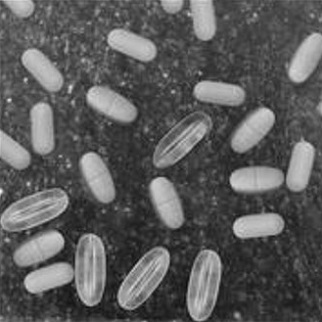
%> input picture Task3_Segmentation/MatlabFile/Hasil/Picture1.jpg, 322 x 322 px
$ octave A3.m   (GNU Octave 9; MATLAB toolbox functions it lacks are replaced by stand-ins)
%> lines starting %> are read from the running program, lines starting %| are printed output that depends on the picture; in (x1, y1, x2, y2) boxes, pixels count from 0 and x2, y2 are one past the last pixel; in counts of white or black regions, pixels touching at a corner belong together; the program's own positions count from 1
### Task3_Segmentation/MatlabFile/img_morph.m
% Image Morphologycal Operation
% By: Susaf N.A
% Computer Vision Class
% March 2020 MTI UGM

function [out_img] = img_morph(imgBW, morph_sequence, morp_val)
%imageRestoration function: generating restored image using median filter
%  -Usage-
%	[out_img]: imageMorphology(imgBW, morph_sequence,morp_valn)
%
%  -Inputs-
%	 imgBW: original binary image
%    morph_sequence: morphology methods sequence (1:erode, 2:dilate, 3:Open, 4:Close,
%    5: Erode-S)
%    morp_val: filter size
%
%  -Outputs-
%    out_img: processed image
%Author: Susaf Noor Azhar, University of Gadjah Mada

[C, R] = size(morph_sequence); %calculate the task size

spC = 2; %subplot column
spR = R; %subplot row

imgProc = imgBW;
figure();

for i=1:R

    ms = morph_sequence(i); %assign the task
    mv = morp_val(i); %asign the value
    se1 = strel('disk', mv); %create the filter
    imgprev = imgProc; %previous image

    if ms == 1 %erode
        imgProc = imerode(imgProc,se1);
        t = ['erode ', num2str(mv), 'x', num2str(mv)];
    elseif ms == 2 %dilate
        imgProc = imdilate(imgProc,se1);
        t = ['dilate ', num2str(mv), 'x', num2str(mv)];
    elseif ms == 3 %open
        imgProc = imopen(imgProc,se1);
        t = ['open ', num2str(mv), 'x', num2str(mv)];
    elseif ms == 4 %close
        imgProc = imclose(imgProc,se1);
        t = ['close ', num2str(mv), 'x', num2str(mv)];
    elseif ms == 5 %erode Special
        % erode by val
        se1 = strel('disk', mv);
        P1 = imerode(imgProc,se1);
        P1_diff = imgProc~= P1;

        % erode the difference by 1x1
        se1 = strel('disk', 1);
        P2 = imerode(P1_diff,se1);
        % dilate the P1 by 1x1
        P3 = imdilate(P1,se1);
        imgProc = P2 | P3;

        t = ['Erode-S ', num2str(mv), 'x', num2str(mv)];
    end

    imgDiff = imgprev ~= imgProc; %difference with previous image

    subplot(spC,spR,i);imshow(imgProc);title(t);
    subplot(spC,spR,i+R);imshow(imgDiff);title('diff');
end
out_img = imgProc;
end

### Task3_Segmentation/MatlabFile/A3.m
% Image Segmentation
% By: Susaf N.A
% Computer Vision Class
% March 2020 MTI UGM

%% Inizialization and data acquisition
clc; %clearing command window
clear all; close all;  %clear all variable and close all window
fontSize = 24; %label font size

% load image name with the extention type
filename = 'Picture1.jpg';

% Read image
imgOri = imread(filename);
%> imgOri is the input picture: size 322x322x3 uint8; min 11, max 248, mean 91.2
imgCrop1 = imread('crop1.png');
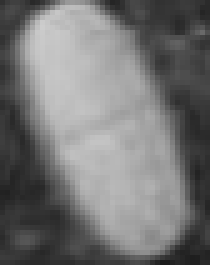
%> input picture Task3_Segmentation/MatlabFile/crop1.png, 42 x 53 px (shown 5 times larger)
%> imgCrop1 is the input picture: size 53x42x3 uint8; min 27, max 205, mean 116.7
imgCrop2 = imread('crop2.png');
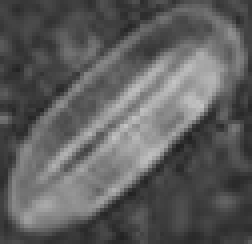
%> input picture Task3_Segmentation/MatlabFile/crop2.png, 63 x 61 px (shown 4 times larger)
%> imgCrop2 is the input picture: size 61x63x3 uint8; min 33, max 195, mean 93.6
I = imgOri(:,:,1);

% Convert to double
dRGB_Ori = im2double(imgOri);
dRC_Ori = dRGB_Ori(:,:,1); %double Red Channel - Original value
dGC_Ori = dRGB_Ori(:,:,2); %double Green Channel - Original value
dBC_Ori = dRGB_Ori(:,:,3); %double Blue Channel - Original value

%% Histogram Analisis

[counts1,x1] = imhist(imgOri,16);
%> counts1 = [0; 618; 22479; 65964; 72687; 46800; 19611; 11298; 11337; 15048; 22434; 20427; 2310; 30; 6; 3]; x1 = [0; 17; 34; 51; 68; 85; 102; 119; 136; 153; 170; 187; 204; 221; 238; 255]
[counts2,x2] = imhist(imgCrop1,16);
%> counts2 = [0; 0; 249; 1347; 945; 435; 252; 237; 318; 618; 1149; 978; 150; 0; 0; 0]; x2 has the same summary as x1
[counts3,x3] = imhist(imgCrop2,16);
%> counts3 = [0; 0; 129; 2151; 3084; 1374; 1080; 1092; 1005; 828; 585; 201; 0; 0; 0; 0]; x3 has the same summary as x1

subplot(2,3,1);stem(x1,counts1,'LineWidth',4);title('Histogram of Whole Image', 'FontSize', fontSize);
subplot(2,3,2);stem(x2,counts2,'LineWidth',4);title('Histogram of Tablet Image', 'FontSize', fontSize);
subplot(2,3,3);stem(x3,counts3,'LineWidth',4);title('Histogram of Capsule Image', 'FontSize', fontSize);
subplot(2,3,4);imshow(imgOri);title('Whole Image', 'FontSize', fontSize);
subplot(2,3,5);imshow(imgCrop1);title('Tablet Image', 'FontSize', fontSize);
subplot(2,3,6);imshow(imgCrop2);title('Capsule Image', 'FontSize', fontSize);
%> after `title('Capsule Image', 'FontSize', fontSize)`:
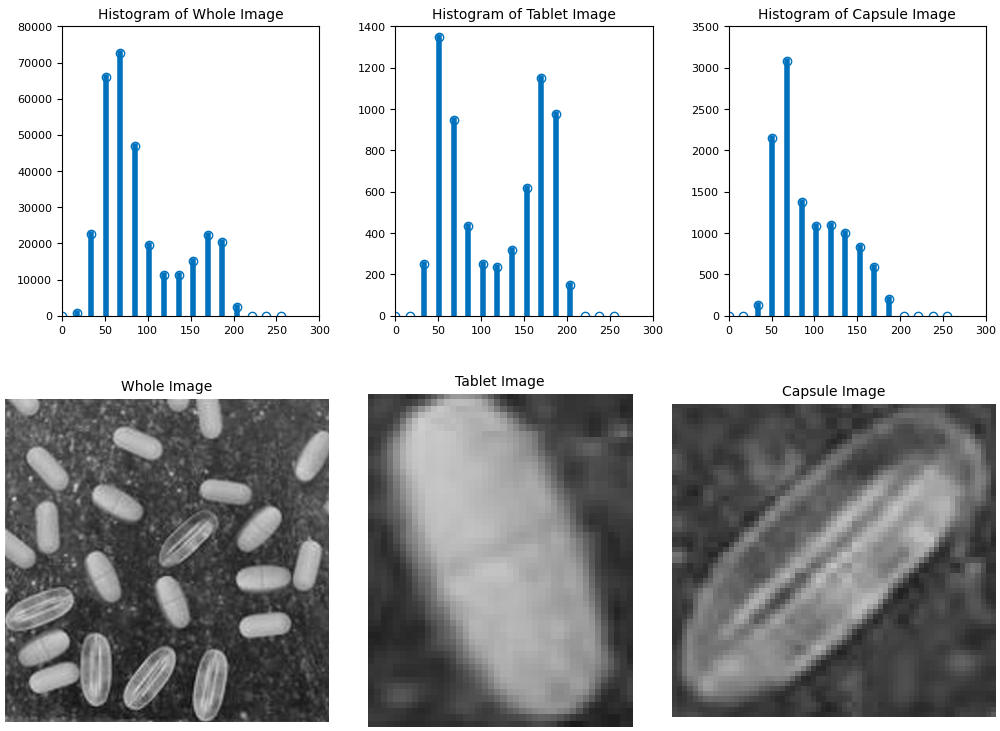
%> figure redrawn from the program's plot data, 6 panels

%% PROCESS 1
% Binary Mask
Tlvl_1 = graythresh(imgOri); %otsu treshold = 0.477
%> Tlvl_1 = 0.447
BW = im2bw(imgOri, Tlvl_1);
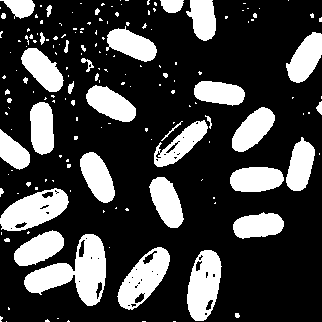
%> BW: size 322x322 logical; 25.7% white; 170 white regions (129 under 20 px), largest, box (x1, y1, x2, y2) and area: (24, 234, 106, 306) 2743, (0, 188, 69, 231) 1756, (187, 250, 222, 321) 1715
BW_mask = BW(:,:,1)==1;

% Edge Detection
Edge_Canny = edge(I,'Canny'); %using Canny
%> Edge_Canny: size 322x322 logical; 6.1% white in thin lines or dots

% Merging mask
img_BE = BW_mask | Edge_Canny; %image with binary color and edge detection
%> img_BE: size 322x322 logical; 29% white; 161 white regions (80 under 20 px), largest, box (x1, y1, x2, y2) and area: (24, 233, 106, 307) 2948, (0, 188, 69, 237) 1900, (186, 249, 222, 321) 1864
% Filling holes
img_BEF = imfill(img_BE,'holes'); %fill the empty area
%> img_BEF: size 322x322 logical; 29.8% white; 160 white regions (77 under 20 px), largest, box (x1, y1, x2, y2) and area: (24, 233, 106, 307) 3075, (0, 188, 69, 237) 2014, (117, 246, 170, 310) 1995

figure;
subplot(1,3,1);imshow(BW_mask);title('Binary Mask, Otsu Treshold', 'FontSize', fontSize);
subplot(1,3,2);imshow(img_BE);title('Binary Mask + Edge Canny',  'FontSize', fontSize);
subplot(1,3,3);imshow(img_BEF);title('Binary Mask + Edge Canny + Fill',  'FontSize', fontSize);

% [24 lines of commented-out code are left out]
morph_sequence = [5 5 3 2];
morp_val = [5 3 4 8];

img_sgmnt = img_morph(img_BEF, morph_sequence, morp_val); %morphological function
%> after the loop in img_morph, `for i=1:R`: P1: size 322x322 logical; 18.1% white; 27 white regions (4 under 20 px), largest, box (x1, y1, x2, y2) and area: (120, 249, 167, 307) 1483, (2, 191, 66, 229) 1473, (189, 252, 219, 318) 1455
%> after the loop in img_morph, `for i=1:R`: P1_diff: size 322x322 logical; 6.9% white in thin lines or dots
%> after the loop in img_morph, `for i=1:R`: P2: size 322x322 logical; 1.2% white in thin lines or dots
%> after the loop in img_morph, `for i=1:R`: P3: size 322x322 logical; 20.4% white; 27 white regions (4 under 20 px), largest, box (x1, y1, x2, y2) and area: (119, 248, 168, 308) 1622, (1, 190, 67, 230) 1619, (76, 235, 104, 305) 1606
%> after the loop in img_morph, `for i=1:R`:
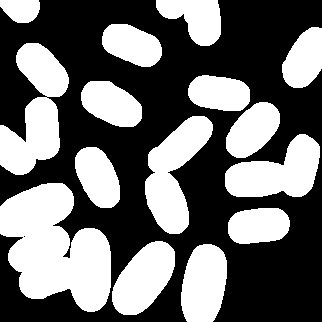
%> imgProc: size 322x322 logical; 42.5% white; 15 white regions, largest, box (x1, y1, x2, y2) and area: (0, 183, 111, 312) 9361, (0, 43, 69, 175) 4967, (145, 116, 213, 234) 4108
%> after the loop in img_morph, `for i=1:R`: t = 'dilate 8x8'
inv_sgmnt = ~img_sgmnt;

% Apply mask to original image (dummy)
imgProc1 = imgOri;
A = (dRC_Ori .* img_sgmnt)>0;
An = A * 255;
B = (dRC_Ori .* inv_sgmnt) * 255;
imgProc1(:,:,1) = An + B;

figure;
subplot(1,2,1);imshow(imgOri);title('Original Image','FontSize', fontSize);
subplot(1,2,2);imshow(imgProc1);title('Segmented Area from Process-1','FontSize', fontSize);
%% PROCESS 2
% Apply previous mask to original image
imgRC_masked = dRC_Ori .* img_sgmnt;
imgGC_masked = dGC_Ori .* img_sgmnt;
imgBC_masked = dBC_Ori .* img_sgmnt;
imgMasked = cat(3, imgRC_masked, imgGC_masked, imgBC_masked);

Tlvl_2 = 0.37;%graythresh(imgOri);
BW_mask = im2bw(imgMasked, Tlvl_2);
%> BW_mask: size 322x322 logical; 27.4% white; 85 white regions (63 under 20 px), largest, box (x1, y1, x2, y2) and area: (23, 233, 106, 306) 2978, (0, 186, 69, 235) 1982, (187, 249, 222, 322) 1872
img_OF = imfill(BW_mask,'holes');
%> img_OF: size 322x322 logical; 27.5% white; 85 white regions (63 under 20 px), largest, box (x1, y1, x2, y2) and area: (23, 233, 106, 306) 2994, (0, 186, 69, 235) 1986, (117, 247, 170, 310) 1898

figure;
subplot(1,2,1);imshow(BW_mask);title(['Binary Mask, Treshold=',num2str(Tlvl_2)],'FontSize', fontSize);
subplot(1,2,2);imshow(img_OF);title('Filled Mask','FontSize', fontSize);

morph_sequence = [1 1 2];
morp_val = [3 2 5];
img_sgmnt = img_morph(img_OF, morph_sequence, morp_val);
%> call 2 of img_morph, with morph_sequence = [1 1 2], morp_val = [3 2 5]
%> after the loop in img_morph (call 2), `for i=1:R`:
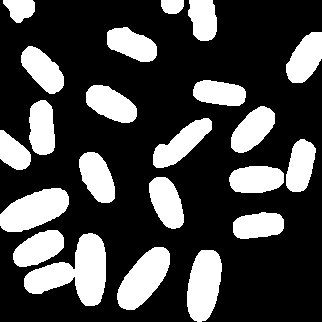
%> imgProc: size 322x322 logical; 27.7% white; 22 white regions, largest, box (x1, y1, x2, y2) and area: (24, 233, 106, 306) 3061, (0, 188, 69, 232) 2010, (117, 247, 170, 310) 1971
%> after the loop in img_morph (call 2), `for i=1:R`: t = 'dilate 5x5'
inv_sgmnt = ~img_sgmnt;

imgProc2 = imgOri; %overlay to original image
A = (dRC_Ori .* img_sgmnt)>0;
An = A * 255;
B = (dRC_Ori .* inv_sgmnt) * 255;
imgProc2(:,:,1) = An + B;

figure;
subplot(1,2,1);imshow(imgOri);title('Original Image','FontSize', fontSize);
subplot(1,2,2);imshow(imgProc2);title('Segmented Area from Process-2','FontSize', fontSize);

close all;
%% PROCESS 3
% Apply previous mask to original image
imgRC_masked = dRC_Ori .* img_sgmnt;
imgGC_masked = dGC_Ori .* img_sgmnt;
imgBC_masked = dBC_Ori .* img_sgmnt;
imgMasked = cat(3, imgRC_masked, imgGC_masked, imgBC_masked);

% Double Treshold
Tlvl_3 = 0.57;
% low value
imgRes1(:,:,1)=(imgMasked(:,:,1) > 0 & imgMasked(:,:,1) < Tlvl_3)*0.5;
%> imgRes1: size 322x322 double; values 0 (black) and 0.5 (white), 8.8% white; 53 white regions (22 under 20 px), largest, box (x1, y1, x2, y2) and area: (24, 233, 106, 306) 1034, (117, 247, 170, 310) 917, (0, 188, 69, 232) 914
imgRes1(:,:,2)=(imgMasked(:,:,2) > 0 & imgMasked(:,:,2) < Tlvl_3)*0.5;
imgRes1(:,:,3)=(imgMasked(:,:,3) > 0 & imgMasked(:,:,3) < Tlvl_3)*0.5;
% high value
imgRes2(:,:,1)=imgMasked(:,:,1) > Tlvl_3;
%> imgRes2: size 322x322 logical; 18.9% white; 40 white regions (15 under 20 px), largest, box (x1, y1, x2, y2) and area: (76, 234, 105, 306) 1029, (188, 250, 221, 321) 1015, (0, 191, 68, 230) 1002
imgRes2(:,:,2)=imgMasked(:,:,2) > Tlvl_3;
imgRes2(:,:,3)=imgMasked(:,:,3) > Tlvl_3;

imgNew = im2double(imgRes1) + im2double(imgRes2);

figure;
imshow(imgNew);title('Binary Mask with 2 Treshold','FontSize', fontSize);

% only take the high value
img_OF = imgRes2(:,:,1);

% [6 lines of commented-out code are left out]
morph_sequence = [3 2];
morp_val = [8 6];
img_sgmnt2 = img_morph(img_OF, morph_sequence, morp_val);
%> the loop in img_morph (call 3), `for i=1:R` made 2 passes
%> pass 1, in img_morph (call 3), `imgDiff = imgprev ~= imgProc;`:
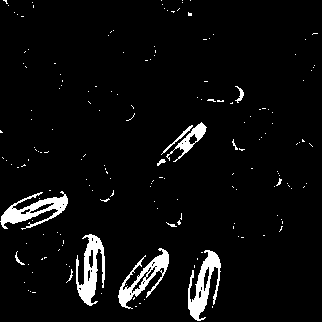
%> imgDiff: size 322x322 logical; 4.9% white; 175 white regions (162 under 20 px), largest, box (x1, y1, x2, y2) and area: (76, 234, 105, 306) 1029, (188, 250, 221, 321) 1015, (0, 191, 68, 230) 1002
%> after the loop in img_morph (call 3), `for i=1:R`: t = 'dilate 6x6'
img_sgmnt3 = img_sgmnt2 & img_sgmnt;
inv_sgmnt3 = ~img_sgmnt3;

% Apply mask to original image (dummy)
imgProc3 = imgProc2; %overlay to previous result
A = (dBC_Ori .* img_sgmnt3)>0;
An = A * 255;
B = (dBC_Ori .* inv_sgmnt3) * 255;
imgProc3(:,:,2) = An + B;

figure;
subplot(1,2,1);imshow(imgOri);title('Original Image','FontSize', fontSize);
subplot(1,2,2);imshow(imgProc3);title('Segmented Area from Process-3','FontSize', fontSize);

close all;
%% Final Result

img_all = inv_sgmnt;
img_tablet = inv_sgmnt3;
img_capsule = ~(img_sgmnt - img_sgmnt3);

figure;
subplot(1,2,1);imshow(imgOri);title('Original Image','FontSize', fontSize);
subplot(1,2,2);imshow(imgProc3);title('Segmented Image','FontSize', fontSize);
figure;
subplot(1,3,1);imshow(img_all);title('All Object','FontSize', fontSize);
subplot(1,3,2);imshow(img_tablet);title('Tablet Only','FontSize', fontSize);
subplot(1,3,3);imshow(img_capsule);title('Capsule Only','FontSize', fontSize);
